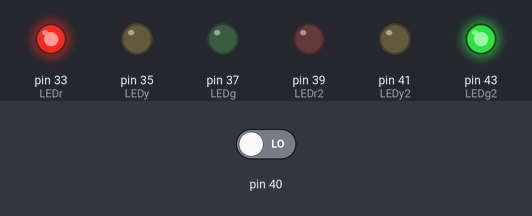
A sketch run on a simulated Arduino Mega 2560, built with avr-gcc and run on an emulated ATmega2560. Shown: output pins drawn as LEDs (lit = HIGH). The test bench sets the inputs (shaded band); at power-on: pin 40 LOW.

Above: at 1.5 s.
At 3.5 s:
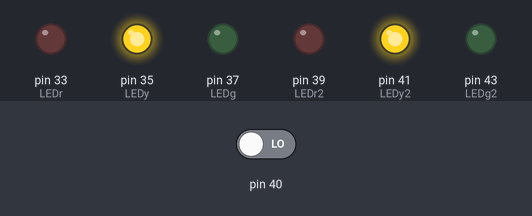
At 5.5 s:
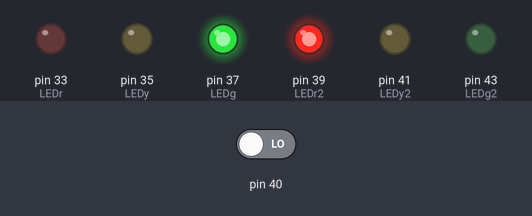
Timing chart, 0 to 10.4 s (numbered marks = the images above):
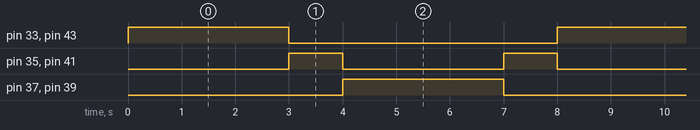

Measured:
- by itself, pin 33 (LEDr), pin 37 (LEDg), pin 39 (LEDr2), pin 43 (LEDg2): alternates HIGH for 3.0 s and LOW for 5.0 s
- by itself, pin 35 (LEDy), pin 41 (LEDy2): alternates HIGH for 1.0 s and LOW for 3.0 s
- by itself, everything shown: repeats every 8.0 s, in 4 steps

The sketch:

traffic.ino
```cpp
int LEDr=33;
int LEDy=35;
int LEDg=37;
int LEDr2=39;
int LEDy2=41;
int LEDg2=43;
int butt=LOW;
void setup() {
  pinMode(LEDr, OUTPUT);
  pinMode(LEDr2, OUTPUT);
  pinMode(LEDy, OUTPUT);
  pinMode(LEDy2, OUTPUT);
  pinMode(LEDg, OUTPUT);
  pinMode(LEDg2, OUTPUT);
  pinMode(butt, INPUT);
  Serial.begin(9600);
}
void loop() {
 butt=digitalRead(40);
 digitalWrite(LEDr,HIGH);
 digitalWrite(LEDg2,HIGH);
 digitalWrite(LEDy,LOW);
 digitalWrite(LEDy2,LOW);
 digitalWrite(LEDg,LOW);
 digitalWrite(LEDr2,LOW);
 delay(3000);
 butt=digitalRead(40);
 if(butt==HIGH)
{
   digitalWrite(LEDr,LOW);
   digitalWrite(LEDy,LOW);
   digitalWrite(LEDg,HIGH);
   digitalWrite(LEDr2,HIGH);
   digitalWrite(LEDy2,LOW);
   digitalWrite(LEDg2,LOW);
   delay(3000);
}
 digitalWrite(LEDy,HIGH);
 digitalWrite(LEDy2,HIGH);
 digitalWrite(LEDr,LOW);
 digitalWrite(LEDg2,LOW);
 digitalWrite(LEDg,LOW);
 digitalWrite(LEDr2,LOW);
 delay(1000);
 butt=digitalRead(40);
 if(butt==HIGH)
{
 digitalWrite(LEDr,LOW);
 digitalWrite(LEDy,LOW);
 digitalWrite(LEDg,HIGH);
 digitalWrite(LEDr2,HIGH);
 digitalWrite(LEDy2,LOW);
 digitalWrite(LEDg2,LOW);
 delay(3000);
}
 digitalWrite(LEDr,LOW);
 digitalWrite(LEDy,LOW);
 digitalWrite(LEDg,HIGH);
 digitalWrite(LEDr2,HIGH);
 digitalWrite(LEDy2,LOW);
 digitalWrite(LEDg2,LOW);
 delay(3000);
 digitalWrite(LEDy,HIGH);
 digitalWrite(LEDy2,HIGH);
 digitalWrite(LEDr,LOW);
 digitalWrite(LEDg2,LOW);
 digitalWrite(LEDg,LOW);
 digitalWrite(LEDr2,LOW);
 delay(1000);
 butt=digitalRead(40);
 if(butt==HIGH)
{
 digitalWrite(LEDr,LOW);
 digitalWrite(LEDy,LOW);
 digitalWrite(LEDg,HIGH);
 digitalWrite(LEDr2,HIGH);
 digitalWrite(LEDy2,LOW);
 digitalWrite(LEDg2,LOW);
 delay(3000);
}
}
```
